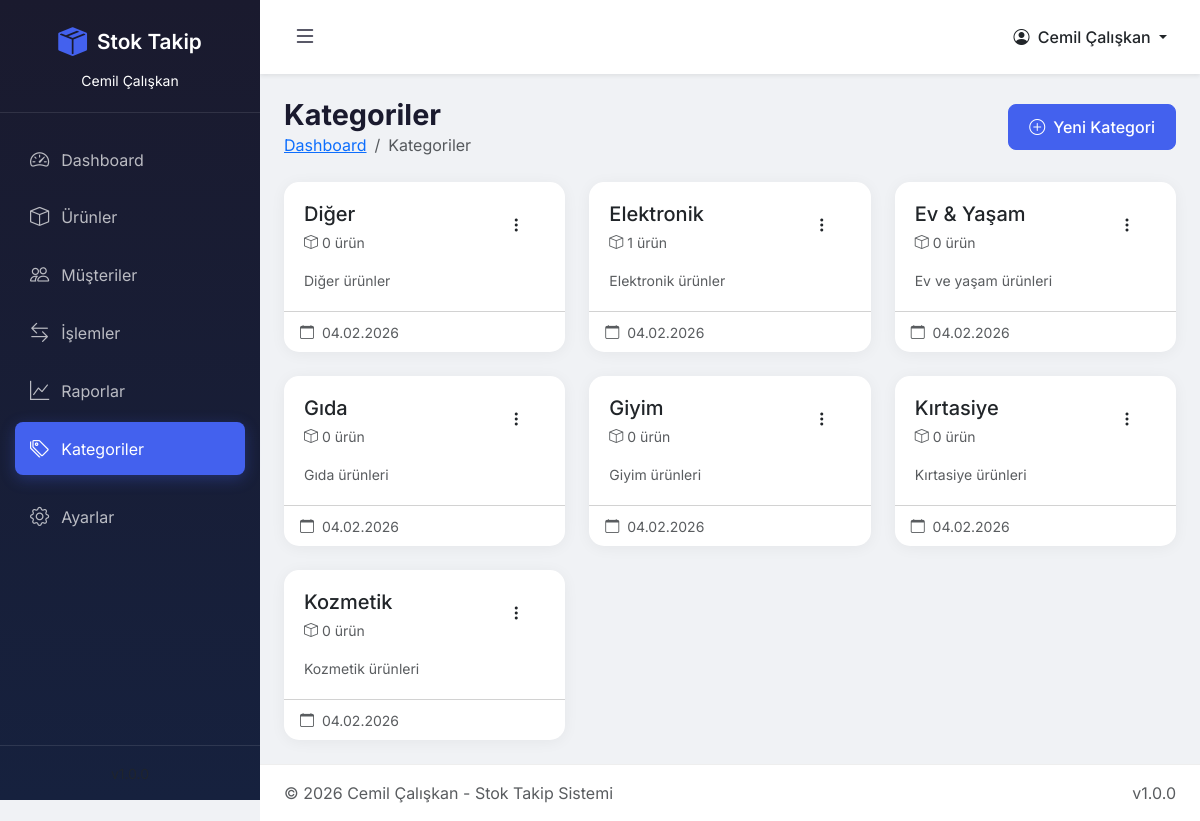
/kategoriler.php (signed in), run on the app's committed database.
### tables this page shows
CREATE TABLE `kategoriler` (
  `id` int(11) NOT NULL,
  `kategori_adi` varchar(100) NOT NULL,
  `aciklama` text DEFAULT NULL,
  `olusturma_tarihi` timestamp NOT NULL DEFAULT current_timestamp(),
  `guncelleme_tarihi` timestamp NOT NULL DEFAULT current_timestamp() ON UPDATE current_timestamp()
);

### includes/auth.php (called while the page is built, shortened)
<?php
function getCurrentUserName() {
    return $_SESSION['user_name'] ?? 'Kullanıcı';
}

### config/database.php (called while the page is built, shortened)
<?php
function formatDate($date, $format = 'd.m.Y H:i') {
    return date($format, strtotime($date));
}

### kategoriler.php (the view, shortened to what this page needs)
<?php
require_once 'includes/header.php';
$db = getDB();
try {
    $stmt = $db->query("
        SELECT k.*, COUNT(u.id) as urun_sayisi
        FROM kategoriler k
        LEFT JOIN urunler u ON k.id = u.kategori_id
        GROUP BY k.id
        ORDER BY k.kategori_adi
    ");
    $kategoriler = $stmt->fetchAll();
} catch (PDOException $e) {
    $kategoriler = [];
}
?>
<div class="page-title d-flex justify-content-between align-items-center flex-wrap gap-3">
    <div>
        <h1>Kategoriler</h1>
        <nav aria-label="breadcrumb">
            <ol class="breadcrumb mb-0">
                <li class="breadcrumb-item"><a href="index.php">Dashboard</a></li>
                <li class="breadcrumb-item active">Kategoriler</li>
            </ol>
        </nav>
    </div>
    <div>
        <button type="button" class="btn btn-primary" data-bs-toggle="modal" data-bs-target="#addCategoryModal">
            <i class="bi bi-plus-circle me-2"></i>Yeni Kategori
        </button>
    </div>
</div>
<div class="row">
    <?php foreach ($kategoriler as $kategori): ?>
        <div class="col-lg-4 col-md-6 mb-4">
            <div class="card h-100">
                <div class="card-body">
                    <div class="d-flex justify-content-between align-items-start mb-3">
                        <div>
                            <h5 class="card-title mb-1"><?= htmlspecialchars($kategori['kategori_adi']) ?></h5>
                            <small class="text-muted">
                                <i class="bi bi-box me-1"></i><?= $kategori['urun_sayisi'] ?> ürün
                            </small>
                        </div>
                        <div class="dropdown">
                            <button class="btn btn-link text-dark" data-bs-toggle="dropdown">
                                <i class="bi bi-three-dots-vertical"></i>
                            </button>
                        </div>
                    </div>
                    <p class="card-text text-muted small">
                        <?= htmlspecialchars($kategori['aciklama'] ?? 'Açıklama yok') ?>
                    </p>
                </div>
                <div class="card-footer bg-transparent">
                    <small class="text-muted">
                        <i class="bi bi-calendar me-1"></i>
                        <?= formatDate($kategori['olusturma_tarihi'], 'd.m.Y') ?>
                    </small>
                </div>
            </div>
        </div>
    <?php endforeach; ?>
</div>
<?php require_once 'includes/footer.php'; ?>

### includes/header.php (shortened to what this page needs)
<?php
require_once __DIR__ . '/../config/database.php';
require_once __DIR__ . '/auth.php';
$currentPage = basename($_SERVER['PHP_SELF'], '.php');
?>
<!DOCTYPE html>
<html lang="tr">
<head>
    <link href="https://cdn.jsdelivr.net/npm/bootstrap@5.3.2/dist/css/bootstrap.min.css" rel="stylesheet">
    <link href="https://cdn.jsdelivr.net/npm/bootstrap-icons@1.11.1/font/bootstrap-icons.css" rel="stylesheet">
    <link href="https://cdn.datatables.net/1.13.6/css/dataTables.bootstrap5.min.css" rel="stylesheet">
    <link href="https://cdn.jsdelivr.net/npm/select2@4.1.0-rc.0/dist/css/select2.min.css" rel="stylesheet">
    <link href="https://cdn.jsdelivr.net/npm/select2-bootstrap-5-theme@1.3.0/dist/select2-bootstrap-5-theme.min.css" rel="stylesheet">
    <link href="assets/css/style.css" rel="stylesheet">
</head>
<body>
    <div class="wrapper">
        <nav id="sidebar" class="sidebar">
            <div class="sidebar-header">
                <div class="logo-wrapper">
                    <i class="bi bi-box-seam-fill"></i>
                    <span>Stok Takip</span>
                </div>
                <small style="color: white;">Cemil Çalışkan</small>
            </div>
            <ul class="sidebar-nav">
                <li class="nav-item">
                    <a href="index.php" class="nav-link <?= $currentPage == 'index' ? 'active' : '' ?>">
                        <i class="bi bi-speedometer2"></i>
                        <span>Dashboard</span>
                    </a>
                </li>
                <li class="nav-item">
                    <a href="urunler.php" class="nav-link <?= $currentPage == 'urunler' ? 'active' : '' ?>">
                        <i class="bi bi-box"></i>
                        <span>Ürünler</span>
                    </a>
                </li>
                <li class="nav-item">
                    <a href="musteriler.php" class="nav-link <?= $currentPage == 'musteriler' ? 'active' : '' ?>">
                        <i class="bi bi-people"></i>
                        <span>Müşteriler</span>
                    </a>
                </li>
                <li class="nav-item">
                    <a href="islemler.php" class="nav-link <?= $currentPage == 'islemler' ? 'active' : '' ?>">
                        <i class="bi bi-arrow-left-right"></i>
                        <span>İşlemler</span>
                    </a>
                </li>
                <li class="nav-item">
                    <a href="raporlar.php" class="nav-link <?= $currentPage == 'raporlar' ? 'active' : '' ?>">
                        <i class="bi bi-graph-up"></i>
                        <span>Raporlar</span>
                    </a>
                </li>
                <li class="nav-item">
                    <a href="kategoriler.php" class="nav-link <?= $currentPage == 'kategoriler' ? 'active' : '' ?>">
                        <i class="bi bi-tags"></i>
                        <span>Kategoriler</span>
                    </a>
                </li>
                <li class="nav-item mt-3">
                    <a href="ayarlar.php" class="nav-link <?= $currentPage == 'ayarlar' ? 'active' : '' ?>">
                        <i class="bi bi-gear"></i>
                        <span>Ayarlar</span>
                    </a>
                </li>
            </ul>
            <div class="sidebar-footer">
                <small class="text-muted">v<?= APP_VERSION ?></small>
            </div>
        </nav>
        <div id="content" class="content">
            <nav class="navbar navbar-expand-lg navbar-light bg-white shadow-sm mb-4">
                <div class="container-fluid">
                    <button type="button" id="sidebarToggle" class="btn btn-link">
                        <i class="bi bi-list fs-4"></i>
                    </button>
                    <div class="d-flex align-items-center">
                        <div class="dropdown">
                            <button class="btn btn-link dropdown-toggle text-dark text-decoration-none" type="button" data-bs-toggle="dropdown">
                                <i class="bi bi-person-circle me-1"></i>
                                <span><?= htmlspecialchars(getCurrentUserName()) ?></span>
                            </button>
                        </div>
                    </div>
                </div>
            </nav>
            <div class="container-fluid px-4">

### includes/footer.php (shortened to what this page needs)
            </div>
            <footer class="footer mt-auto py-3 bg-white">
                <div class="container-fluid px-4">
                    <div class="d-flex justify-content-between align-items-center">
                        <span class="text-muted">© <?= date('Y') ?> Cemil Çalışkan - Stok Takip Sistemi</span>
                        <span class="text-muted">v<?= APP_VERSION ?></span>
                    </div>
                </div>
            </footer>
        </div>
    </div>
</body>
</html>

### assets/css/style.css (style rules this page uses)
:root { --primary-color: #4361ee; --primary-dark: #3a56d4; --secondary-color: #7209b7; --success-color: #06d6a0; --warning-color: #ffd166; --danger-color: #ef476f; --info-color: #118ab2; --dark-color: #1a1a2e; --light-color: #f8f9fa; --sidebar-width: 260px; --sidebar-collapsed-width: 70px; }
* { margin: 0; padding: 0; box-sizing: border-box; }
body { font-family: 'Inter', -apple-system, BlinkMacSystemFont, sans-serif; background-color: #f0f2f5; color: #333; min-height: 100vh; }
.wrapper { display: flex; width: 100%; min-height: 100vh; }
.sidebar { width: var(--sidebar-width); min-height: 100vh; background: linear-gradient(180deg, var(--dark-color) 0%, #16213e 100%); position: fixed; left: 0; top: 0; z-index: 1000; transition: all 0.3s ease; }
.sidebar-header { padding: 20px; text-align: center; border-bottom: 1px solid rgba(255,255,255,0.1); }
.logo-wrapper { display: flex; align-items: center; justify-content: center; gap: 10px; color: #fff; font-size: 1.3rem; font-weight: 600; margin-bottom: 5px; }
.logo-wrapper i { font-size: 1.8rem; color: var(--primary-color); }
.sidebar-nav { list-style: none; padding: 20px 15px; }
.sidebar-nav .nav-item { margin-bottom: 5px; }
.sidebar-nav .nav-link { display: flex; align-items: center; padding: 12px 15px; color: rgba(255,255,255,0.7); text-decoration: none; border-radius: 8px; transition: all 0.3s ease; gap: 12px; }
.sidebar-nav .nav-link i { font-size: 1.2rem; }
.sidebar-nav .nav-link.active { background: var(--primary-color); color: #fff; box-shadow: 0 4px 15px rgba(67, 97, 238, 0.3); }
.sidebar-footer { position: absolute; bottom: 0; width: 100%; padding: 15px; text-align: center; border-top: 1px solid rgba(255,255,255,0.1); }
.content { width: calc(100% - var(--sidebar-width)); margin-left: var(--sidebar-width); min-height: 100vh; display: flex; flex-direction: column; transition: all 0.3s ease; }
.navbar { border-radius: 0; }
#sidebarToggle { color: var(--dark-color); }
.card { border: none; border-radius: 15px; box-shadow: 0 2px 15px rgba(0,0,0,0.05); }
.card-body { padding: 20px; }
.btn { padding: 10px 20px; border-radius: 8px; font-weight: 500; transition: all 0.3s ease; }
.btn-primary { background: var(--primary-color); border-color: var(--primary-color); }
.footer { margin-top: auto; border-top: 1px solid #eee; }
.page-title { margin-bottom: 25px; }
.page-title h1 { font-size: 1.8rem; font-weight: 700; color: var(--dark-color); margin: 0; }
.page-title .breadcrumb { margin: 0; padding: 0; background: none; }
.stat-card, .card { animation: fadeIn 0.5s ease forwards; }

### data on the page
kategoriler: kategori_adi "Diğer", urun_sayisi "0", aciklama "Diğer ürünler", olusturma_tarihi "04.02.2026"
kategoriler: kategori_adi "Elektronik", urun_sayisi "1", aciklama "Elektronik ürünler", olusturma_tarihi "04.02.2026"
kategoriler: kategori_adi "Ev & Yaşam", urun_sayisi "0", aciklama "Ev ve yaşam ürünleri", olusturma_tarihi "04.02.2026"
kategoriler: kategori_adi "Gıda", urun_sayisi "0", aciklama "Gıda ürünleri", olusturma_tarihi "04.02.2026"
kategoriler: kategori_adi "Giyim", urun_sayisi "0", aciklama "Giyim ürünleri", olusturma_tarihi "04.02.2026"
kategoriler: kategori_adi "Kırtasiye", urun_sayisi "0", aciklama "Kırtasiye ürünleri", olusturma_tarihi "04.02.2026"
kategoriler: kategori_adi "Kozmetik", urun_sayisi "0", aciklama "Kozmetik ürünleri", olusturma_tarihi "04.02.2026"

### other printed values
getCurrentUserName() "Cemil Çalışkan"
APP_VERSION "1.0.0"
